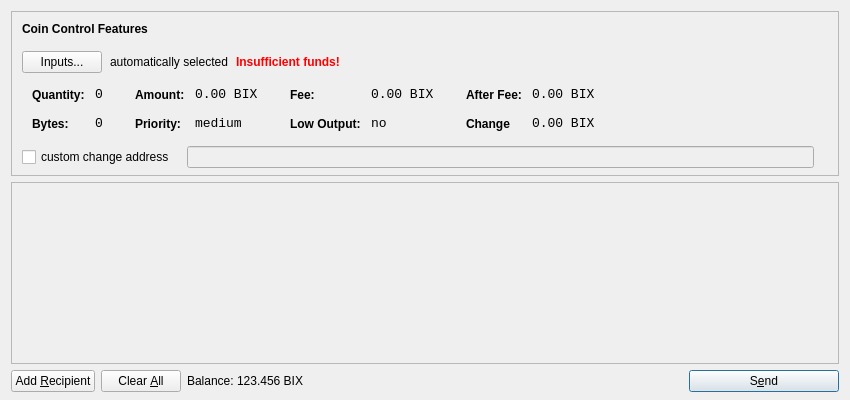
<?xml version="1.0" encoding="UTF-8"?>
<ui version="4.0">
 <class>SendCoinsDialog</class>
 <widget class="QDialog" name="SendCoinsDialog">
  <property name="geometry">
   <rect>
    <x>0</x>
    <y>0</y>
    <width>850</width>
    <height>400</height>
   </rect>
  </property>
  <property name="windowTitle">
   <string>Send Coins</string>
  </property>
  <layout class="QVBoxLayout" name="verticalLayout" stretch="0,1,0">
   <property name="bottomMargin">
    <number>8</number>
   </property>
   <item>
    <widget class="QFrame" name="frameCoinControl">
     <property name="sizePolicy">
      <sizepolicy hsizetype="Expanding" vsizetype="Expanding">
       <horstretch>0</horstretch>
       <verstretch>0</verstretch>
      </sizepolicy>
     </property>
     <property name="maximumSize">
      <size>
       <width>16777215</width>
       <height>16777215</height>
      </size>
     </property>
     <property name="frameShape">
      <enum>QFrame::StyledPanel</enum>
     </property>
     <property name="frameShadow">
      <enum>QFrame::Sunken</enum>
     </property>
     <layout class="QVBoxLayout" name="verticalLayoutCoinControl2">
      <property name="spacing">
       <number>-1</number>
      </property>
      <property name="leftMargin">
       <number>0</number>
      </property>
      <property name="topMargin">
       <number>0</number>
      </property>
      <property name="rightMargin">
       <number>0</number>
      </property>
      <property name="bottomMargin">
       <number>6</number>
      </property>
      <item>
       <layout class="QVBoxLayout" name="verticalLayoutCoinControl" stretch="0,0,0,0,1">
        <property name="spacing">
         <number>0</number>
        </property>
        <property name="leftMargin">
         <number>10</number>
        </property>
        <property name="topMargin">
         <number>10</number>
        </property>
        <item>
         <layout class="QHBoxLayout" name="horizontalLayoutCoinControl1">
          <property name="bottomMargin">
           <number>15</number>
          </property>
          <item>
           <widget class="QLabel" name="labelCoinControlFeatures">
            <property name="sizePolicy">
             <sizepolicy hsizetype="Preferred" vsizetype="Maximum">
              <horstretch>0</horstretch>
              <verstretch>0</verstretch>
             </sizepolicy>
            </property>
            <property name="font">
             <font>
              <weight>75</weight>
              <bold>true</bold>
             </font>
            </property>
            <property name="styleSheet">
             <string notr="true">font-weight:bold;</string>
            </property>
            <property name="text">
             <string>Coin Control Features</string>
            </property>
           </widget>
          </item>
         </layout>
        </item>
        <item>
         <layout class="QHBoxLayout" name="horizontalLayoutCoinControl2" stretch="0,0,0,0">
          <property name="spacing">
           <number>8</number>
          </property>
          <property name="bottomMargin">
           <number>10</number>
          </property>
          <item>
           <widget class="QPushButton" name="pushButtonCoinControl">
            <property name="styleSheet">
             <string notr="true"/>
            </property>
            <property name="text">
             <string>Inputs...</string>
            </property>
           </widget>
          </item>
          <item>
           <widget class="QLabel" name="labelCoinControlAutomaticallySelected">
            <property name="text">
             <string>automatically selected</string>
            </property>
            <property name="margin">
             <number>5</number>
            </property>
           </widget>
          </item>
          <item>
           <widget class="QLabel" name="labelCoinControlInsuffFunds">
            <property name="font">
             <font>
              <weight>75</weight>
              <bold>true</bold>
             </font>
            </property>
            <property name="styleSheet">
             <string notr="true">color:red;font-weight:bold;</string>
            </property>
            <property name="text">
             <string>Insufficient funds!</string>
            </property>
            <property name="margin">
             <number>5</number>
            </property>
           </widget>
          </item>
          <item>
           <spacer name="horizontalSpacerCoinControl">
            <property name="orientation">
             <enum>Qt::Horizontal</enum>
            </property>
            <property name="sizeHint" stdset="0">
             <size>
              <width>40</width>
              <height>1</height>
             </size>
            </property>
           </spacer>
          </item>
         </layout>
        </item>
        <item>
         <widget class="QWidget" name="widgetCoinControl" native="true">
          <property name="sizePolicy">
           <sizepolicy hsizetype="Preferred" vsizetype="Preferred">
            <horstretch>0</horstretch>
            <verstretch>0</verstretch>
           </sizepolicy>
          </property>
          <property name="minimumSize">
           <size>
            <width>0</width>
            <height>0</height>
           </size>
          </property>
          <property name="styleSheet">
           <string notr="true"/>
          </property>
          <layout class="QHBoxLayout" name="horizontalLayoutCoinControl5">
           <property name="margin">
            <number>0</number>
           </property>
           <item>
            <layout class="QHBoxLayout" name="horizontalLayoutCoinControl3" stretch="0,0,0,1">
             <property name="spacing">
              <number>20</number>
             </property>
             <property name="topMargin">
              <number>0</number>
             </property>
             <property name="bottomMargin">
              <number>10</number>
             </property>
             <item>
              <layout class="QFormLayout" name="formLayoutCoinControl1">
               <property name="horizontalSpacing">
                <number>10</number>
               </property>
               <property name="verticalSpacing">
                <number>14</number>
               </property>
               <property name="leftMargin">
                <number>10</number>
               </property>
               <property name="topMargin">
                <number>4</number>
               </property>
               <property name="rightMargin">
                <number>6</number>
               </property>
               <item row="0" column="0">
                <widget class="QLabel" name="labelCoinControlQuantityText">
                 <property name="styleSheet">
                  <string notr="true">font-weight:bold;</string>
                 </property>
                 <property name="text">
                  <string>Quantity:</string>
                 </property>
                 <property name="margin">
                  <number>0</number>
                 </property>
                </widget>
               </item>
               <item row="0" column="1">
                <widget class="QLabel" name="labelCoinControlQuantity">
                 <property name="font">
                  <font>
                   <family>Monospace</family>
                   <pointsize>10</pointsize>
                  </font>
                 </property>
                 <property name="cursor">
                  <cursorShape>IBeamCursor</cursorShape>
                 </property>
                 <property name="contextMenuPolicy">
                  <enum>Qt::ActionsContextMenu</enum>
                 </property>
                 <property name="text">
                  <string>0</string>
                 </property>
                 <property name="margin">
                  <number>0</number>
                 </property>
                 <property name="textInteractionFlags">
                  <set>Qt::LinksAccessibleByMouse|Qt::TextSelectableByKeyboard|Qt::TextSelectableByMouse</set>
                 </property>
                </widget>
               </item>
               <item row="1" column="0">
                <widget class="QLabel" name="labelCoinControlBytesText">
                 <property name="styleSheet">
                  <string notr="true">font-weight:bold;</string>
                 </property>
                 <property name="text">
                  <string>Bytes:</string>
                 </property>
                </widget>
               </item>
               <item row="1" column="1">
                <widget class="QLabel" name="labelCoinControlBytes">
                 <property name="font">
                  <font>
                   <family>Monospace</family>
                   <pointsize>10</pointsize>
                  </font>
                 </property>
                 <property name="cursor">
                  <cursorShape>IBeamCursor</cursorShape>
                 </property>
                 <property name="contextMenuPolicy">
                  <enum>Qt::ActionsContextMenu</enum>
                 </property>
                 <property name="text">
                  <string>0</string>
                 </property>
                 <property name="textInteractionFlags">
                  <set>Qt::LinksAccessibleByMouse|Qt::TextSelectableByKeyboard|Qt::TextSelectableByMouse</set>
                 </property>
                </widget>
               </item>
              </layout>
             </item>
             <item>
              <layout class="QFormLayout" name="formLayoutCoinControl2">
               <property name="horizontalSpacing">
                <number>10</number>
               </property>
               <property name="verticalSpacing">
                <number>14</number>
               </property>
               <property name="leftMargin">
                <number>6</number>
               </property>
               <property name="topMargin">
                <number>4</number>
               </property>
               <property name="rightMargin">
                <number>6</number>
               </property>
               <item row="0" column="0">
                <widget class="QLabel" name="labelCoinControlAmountText">
                 <property name="styleSheet">
                  <string notr="true">font-weight:bold;</string>
                 </property>
                 <property name="text">
                  <string>Amount:</string>
                 </property>
                 <property name="margin">
                  <number>0</number>
                 </property>
                </widget>
               </item>
               <item row="0" column="1">
                <widget class="QLabel" name="labelCoinControlAmount">
                 <property name="font">
                  <font>
                   <family>Monospace</family>
                   <pointsize>10</pointsize>
                  </font>
                 </property>
                 <property name="cursor">
                  <cursorShape>IBeamCursor</cursorShape>
                 </property>
                 <property name="contextMenuPolicy">
                  <enum>Qt::ActionsContextMenu</enum>
                 </property>
                 <property name="text">
                  <string>0.00 BIX</string>
                 </property>
                 <property name="textInteractionFlags">
                  <set>Qt::LinksAccessibleByMouse|Qt::TextSelectableByKeyboard|Qt::TextSelectableByMouse</set>
                 </property>
                </widget>
               </item>
               <item row="1" column="0">
                <widget class="QLabel" name="labelCoinControlPriorityText">
                 <property name="styleSheet">
                  <string notr="true">font-weight:bold;</string>
                 </property>
                 <property name="text">
                  <string>Priority:</string>
                 </property>
                </widget>
               </item>
               <item row="1" column="1">
                <widget class="QLabel" name="labelCoinControlPriority">
                 <property name="font">
                  <font>
                   <family>Monospace</family>
                   <pointsize>10</pointsize>
                  </font>
                 </property>
                 <property name="cursor">
                  <cursorShape>IBeamCursor</cursorShape>
                 </property>
                 <property name="contextMenuPolicy">
                  <enum>Qt::ActionsContextMenu</enum>
                 </property>
                 <property name="text">
                  <string>medium</string>
                 </property>
                 <property name="textInteractionFlags">
                  <set>Qt::LinksAccessibleByMouse|Qt::TextSelectableByKeyboard|Qt::TextSelectableByMouse</set>
                 </property>
                </widget>
               </item>
              </layout>
             </item>
             <item>
              <layout class="QFormLayout" name="formLayoutCoinControl3">
               <property name="horizontalSpacing">
                <number>10</number>
               </property>
               <property name="verticalSpacing">
                <number>14</number>
               </property>
               <property name="leftMargin">
                <number>6</number>
               </property>
               <property name="topMargin">
                <number>4</number>
               </property>
               <property name="rightMargin">
                <number>6</number>
               </property>
               <item row="0" column="0">
                <widget class="QLabel" name="labelCoinControlFeeText">
                 <property name="styleSheet">
                  <string notr="true">font-weight:bold;</string>
                 </property>
                 <property name="text">
                  <string>Fee:</string>
                 </property>
                 <property name="margin">
                  <number>0</number>
                 </property>
                </widget>
               </item>
               <item row="0" column="1">
                <widget class="QLabel" name="labelCoinControlFee">
                 <property name="font">
                  <font>
                   <family>Monospace</family>
                   <pointsize>10</pointsize>
                  </font>
                 </property>
                 <property name="cursor">
                  <cursorShape>IBeamCursor</cursorShape>
                 </property>
                 <property name="contextMenuPolicy">
                  <enum>Qt::ActionsContextMenu</enum>
                 </property>
                 <property name="text">
                  <string>0.00 BIX</string>
                 </property>
                 <property name="textInteractionFlags">
                  <set>Qt::LinksAccessibleByMouse|Qt::TextSelectableByKeyboard|Qt::TextSelectableByMouse</set>
                 </property>
                </widget>
               </item>
               <item row="1" column="0">
                <widget class="QLabel" name="labelCoinControlLowOutputText">
                 <property name="styleSheet">
                  <string notr="true">font-weight:bold;</string>
                 </property>
                 <property name="text">
                  <string>Low Output:</string>
                 </property>
                </widget>
               </item>
               <item row="1" column="1">
                <widget class="QLabel" name="labelCoinControlLowOutput">
                 <property name="font">
                  <font>
                   <family>Monospace</family>
                   <pointsize>10</pointsize>
                  </font>
                 </property>
                 <property name="cursor">
                  <cursorShape>IBeamCursor</cursorShape>
                 </property>
                 <property name="contextMenuPolicy">
                  <enum>Qt::ActionsContextMenu</enum>
                 </property>
                 <property name="text">
                  <string>no</string>
                 </property>
                 <property name="textInteractionFlags">
                  <set>Qt::LinksAccessibleByMouse|Qt::TextSelectableByKeyboard|Qt::TextSelectableByMouse</set>
                 </property>
                </widget>
               </item>
              </layout>
             </item>
             <item>
              <layout class="QFormLayout" name="formLayoutCoinControl4">
               <property name="horizontalSpacing">
                <number>10</number>
               </property>
               <property name="verticalSpacing">
                <number>14</number>
               </property>
               <property name="leftMargin">
                <number>6</number>
               </property>
               <property name="topMargin">
                <number>4</number>
               </property>
               <property name="rightMargin">
                <number>6</number>
               </property>
               <item row="0" column="0">
                <widget class="QLabel" name="labelCoinControlAfterFeeText">
                 <property name="styleSheet">
                  <string notr="true">font-weight:bold;</string>
                 </property>
                 <property name="text">
                  <string>After Fee:</string>
                 </property>
                 <property name="margin">
                  <number>0</number>
                 </property>
                </widget>
               </item>
               <item row="0" column="1">
                <widget class="QLabel" name="labelCoinControlAfterFee">
                 <property name="font">
                  <font>
                   <family>Monospace</family>
                   <pointsize>10</pointsize>
                  </font>
                 </property>
                 <property name="cursor">
                  <cursorShape>IBeamCursor</cursorShape>
                 </property>
                 <property name="contextMenuPolicy">
                  <enum>Qt::ActionsContextMenu</enum>
                 </property>
                 <property name="text">
                  <string>0.00 BIX</string>
                 </property>
                 <property name="textInteractionFlags">
                  <set>Qt::LinksAccessibleByMouse|Qt::TextSelectableByKeyboard|Qt::TextSelectableByMouse</set>
                 </property>
                </widget>
               </item>
               <item row="1" column="0">
                <widget class="QLabel" name="labelCoinControlChangeText">
                 <property name="styleSheet">
                  <string notr="true">font-weight:bold;</string>
                 </property>
                 <property name="text">
                  <string>Change</string>
                 </property>
                </widget>
               </item>
               <item row="1" column="1">
                <widget class="QLabel" name="labelCoinControlChange">
                 <property name="font">
                  <font>
                   <family>Monospace</family>
                   <pointsize>10</pointsize>
                  </font>
                 </property>
                 <property name="cursor">
                  <cursorShape>IBeamCursor</cursorShape>
                 </property>
                 <property name="contextMenuPolicy">
                  <enum>Qt::ActionsContextMenu</enum>
                 </property>
                 <property name="text">
                  <string>0.00 BIX</string>
                 </property>
                 <property name="textInteractionFlags">
                  <set>Qt::LinksAccessibleByMouse|Qt::TextSelectableByKeyboard|Qt::TextSelectableByMouse</set>
                 </property>
                </widget>
               </item>
              </layout>
             </item>
            </layout>
           </item>
          </layout>
         </widget>
        </item>
        <item>
         <layout class="QHBoxLayout" name="horizontalLayoutCoinControl4" stretch="0,0,0">
          <property name="spacing">
           <number>12</number>
          </property>
          <property name="sizeConstraint">
           <enum>QLayout::SetDefaultConstraint</enum>
          </property>
          <property name="topMargin">
           <number>5</number>
          </property>
          <property name="rightMargin">
           <number>5</number>
          </property>
          <item>
           <widget class="QCheckBox" name="checkBoxCoinControlChange">
            <property name="text">
             <string>custom change address</string>
            </property>
           </widget>
          </item>
          <item>
           <widget class="QLineEdit" name="lineEditCoinControlChange">
            <property name="enabled">
             <bool>false</bool>
            </property>
            <property name="sizePolicy">
             <sizepolicy hsizetype="Expanding" vsizetype="Fixed">
              <horstretch>0</horstretch>
              <verstretch>0</verstretch>
             </sizepolicy>
            </property>
           </widget>
          </item>
          <item>
           <widget class="QLabel" name="labelCoinControlChangeLabel">
            <property name="sizePolicy">
             <sizepolicy hsizetype="Preferred" vsizetype="Expanding">
              <horstretch>0</horstretch>
              <verstretch>0</verstretch>
             </sizepolicy>
            </property>
            <property name="minimumSize">
             <size>
              <width>0</width>
              <height>0</height>
             </size>
            </property>
            <property name="text">
             <string/>
            </property>
            <property name="margin">
             <number>3</number>
            </property>
           </widget>
          </item>
         </layout>
        </item>
        <item>
         <spacer name="verticalSpacerCoinControl">
          <property name="orientation">
           <enum>Qt::Vertical</enum>
          </property>
          <property name="sizeHint" stdset="0">
           <size>
            <width>800</width>
            <height>1</height>
           </size>
          </property>
         </spacer>
        </item>
       </layout>
      </item>
     </layout>
    </widget>
   </item>
   <item>
    <widget class="QScrollArea" name="scrollArea">
     <property name="widgetResizable">
      <bool>true</bool>
     </property>
     <widget class="QWidget" name="scrollAreaWidgetContents">
      <property name="geometry">
       <rect>
        <x>0</x>
        <y>0</y>
        <width>830</width>
        <height>165</height>
       </rect>
      </property>
      <layout class="QVBoxLayout" name="verticalLayout_2">
       <property name="margin">
        <number>0</number>
       </property>
       <item>
        <layout class="QVBoxLayout" name="entries">
         <property name="spacing">
          <number>6</number>
         </property>
        </layout>
       </item>
       <item>
        <spacer name="verticalSpacer">
         <property name="orientation">
          <enum>Qt::Vertical</enum>
         </property>
         <property name="sizeHint" stdset="0">
          <size>
           <width>20</width>
           <height>40</height>
          </size>
         </property>
        </spacer>
       </item>
      </layout>
     </widget>
    </widget>
   </item>
   <item>
    <layout class="QHBoxLayout" name="horizontalLayout">
     <item>
      <widget class="QPushButton" name="addButton">
       <property name="toolTip">
        <string>Send to multiple recipients at once</string>
       </property>
       <property name="text">
        <string>Add &amp;Recipient</string>
       </property>
       <property name="autoDefault">
        <bool>false</bool>
       </property>
      </widget>
     </item>
     <item>
      <widget class="QPushButton" name="clearButton">
       <property name="sizePolicy">
        <sizepolicy hsizetype="Minimum" vsizetype="Fixed">
         <horstretch>0</horstretch>
         <verstretch>0</verstretch>
        </sizepolicy>
       </property>
       <property name="toolTip">
        <string>Remove all transaction fields</string>
       </property>
       <property name="text">
        <string>Clear &amp;All</string>
       </property>
       <property name="autoRepeatDelay">
        <number>300</number>
       </property>
       <property name="autoDefault">
        <bool>false</bool>
       </property>
      </widget>
     </item>
     <item>
      <layout class="QHBoxLayout" name="horizontalLayout_2">
       <property name="spacing">
        <number>3</number>
       </property>
       <item>
        <widget class="QLabel" name="label">
         <property name="sizePolicy">
          <sizepolicy hsizetype="Preferred" vsizetype="Fixed">
           <horstretch>0</horstretch>
           <verstretch>0</verstretch>
          </sizepolicy>
         </property>
         <property name="text">
          <string>Balance:</string>
         </property>
        </widget>
       </item>
       <item>
        <widget class="QLabel" name="labelBalance">
         <property name="sizePolicy">
          <sizepolicy hsizetype="Preferred" vsizetype="Fixed">
           <horstretch>0</horstretch>
           <verstretch>0</verstretch>
          </sizepolicy>
         </property>
         <property name="cursor">
          <cursorShape>IBeamCursor</cursorShape>
         </property>
         <property name="text">
          <string>123.456 BIX</string>
         </property>
         <property name="textInteractionFlags">
          <set>Qt::LinksAccessibleByMouse|Qt::TextSelectableByKeyboard|Qt::TextSelectableByMouse</set>
         </property>
        </widget>
       </item>
      </layout>
     </item>
     <item>
      <spacer name="horizontalSpacer">
       <property name="orientation">
        <enum>Qt::Horizontal</enum>
       </property>
       <property name="sizeHint" stdset="0">
        <size>
         <width>40</width>
         <height>20</height>
        </size>
       </property>
      </spacer>
     </item>
     <item>
      <widget class="QPushButton" name="sendButton">
       <property name="minimumSize">
        <size>
         <width>150</width>
         <height>0</height>
        </size>
       </property>
       <property name="toolTip">
        <string>Confirm the send action</string>
       </property>
       <property name="text">
        <string>S&amp;end</string>
       </property>
       <property name="icon">
        <iconset resource="../bitcoin.qrc">
         <normaloff>:/icons/send</normaloff>:/icons/send</iconset>
       </property>
       <property name="default">
        <bool>true</bool>
       </property>
      </widget>
     </item>
    </layout>
   </item>
  </layout>
 </widget>
 <resources>
  <include location="../bitcoin.qrc"/>
 </resources>
 <connections/>
</ui>
